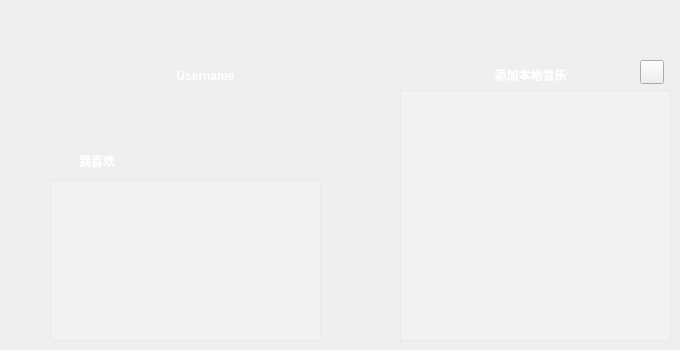
   <widget class="QWidget" name="myPage">
    <widget class="QLabel" name="userIconLabel">
     <property name="geometry">
      <rect>
       <x>30</x>
       <y>0</y>
       <width>131</width>
       <height>131</height>
      </rect>
     </property>
     <property name="styleSheet">
      <string notr="true">image: url(:/new/prefix1/pic/Usericon.png);</string>
     </property>
     <property name="text">
      <string/>
     </property>
    </widget>
    <widget class="QLabel" name="likeListLabel">
     <property name="geometry">
      <rect>
       <x>50</x>
       <y>150</y>
       <width>21</width>
       <height>21</height>
      </rect>
     </property>
     <property name="styleSheet">
      <string notr="true">QLabel{
border-image: url(:/new/prefix1/pic/Like_click.png);
background-repeat:no-repeat;
background-position:center center;
border:none;
}</string>
     </property>
     <property name="text">
      <string/>
     </property>
    </widget>
    <widget class="QLabel" name="musicListLabel2">
     <property name="geometry">
      <rect>
       <x>70</x>
       <y>150</y>
       <width>54</width>
       <height>21</height>
      </rect>
     </property>
     <property name="styleSheet">
      <string notr="true">color: white;
font: bold;</string>
     </property>
     <property name="text">
      <string>我喜欢</string>
     </property>
     <property name="alignment">
      <set>Qt::AlignCenter</set>
     </property>
    </widget>
    <widget class="QListWidget" name="likeListWidget">
     <property name="geometry">
      <rect>
       <x>50</x>
       <y>180</y>
       <width>271</width>
       <height>161</height>
      </rect>
     </property>
     <property name="styleSheet">
      <string notr="true">color: rgb(255, 240, 160);
background-color: rgba(255, 255, 255, 50);
</string>
     </property>
    </widget>
    <widget class="QLabel" name="userName">
     <property name="geometry">
      <rect>
       <x>150</x>
       <y>60</y>
       <width>111</width>
       <height>31</height>
      </rect>
     </property>
     <property name="styleSheet">
      <string notr="true">QLabel{
font: 75 12pt &quot;Microsoft JhengHei UI&quot;;
font: bold;
color: white;
}</string>
     </property>
     <property name="text">
      <string>Username</string>
     </property>
     <property name="alignment">
      <set>Qt::AlignCenter</set>
     </property>
    </widget>
    <widget class="QListWidget" name="localSongListWidget">
     <property name="geometry">
      <rect>
       <x>400</x>
       <y>90</y>
       <width>271</width>
       <height>251</height>
      </rect>
     </property>
     <property name="styleSheet">
      <string notr="true">color:  rgb(255, 240, 160);
background-color: rgba(255, 255, 255, 50);
</string>
     </property>
    </widget>
    <widget class="QPushButton" name="addLocalMusicButton">
     <property name="geometry">
      <rect>
       <x>470</x>
       <y>50</y>
       <width>121</width>
       <height>41</height>
      </rect>
     </property>
     <property name="cursor">
      <cursorShape>PointingHandCursor</cursorShape>
     </property>
     <property name="styleSheet">
      <string notr="true">QPushButton{
background-color:transparent;
color: white;
font: 14pt &quot;Adobe Arabic&quot;;
font: bold;
border:none;
padding-top:8px;

}

QToolTip{
border: 0px solid black;
background: white;
}</string>
     </property>
     <property name="text">
      <string>添加本地音乐</string>
     </property>
    </widget>
    <widget class="QPushButton" name="clearButton1">
     <property name="geometry">
      <rect>
       <x>640</x>
       <y>60</y>
       <width>24</width>
       <height>24</height>
      </rect>
     </property>
     <property name="cursor">
      <cursorShape>PointingHandCursor</cursorShape>
     </property>
     <property name="styleSheet">
      <string notr="true">QPushButton{
border-image: url(:/new/prefix1/pic/trashBin.png);
}


QToolTip{
border: 0px solid black;
background: white;
}</string>
     </property>
     <property name="text">
      <string/>
     </property>
    </widget>
    <widget class="QPushButton" name="vipButton">
     <property name="geometry">
      <rect>
       <x>250</x>
       <y>50</y>
       <width>41</width>
       <height>41</height>
      </rect>
     </property>
     <property name="styleSheet">
      <string notr="true">QPushButton{
border-radius:8px;
border-image: url(:/new/prefix1/pic/Vip.png);
}

QPushButton:hover{
  border-radius:8px;
  background-color: rgb(255, 240, 160);
  border-color: rgba(255, 255, 255,200);
}</string>
     </property>
     <property name="text">
      <string/>
     </property>
    </widget>
   </widget>
